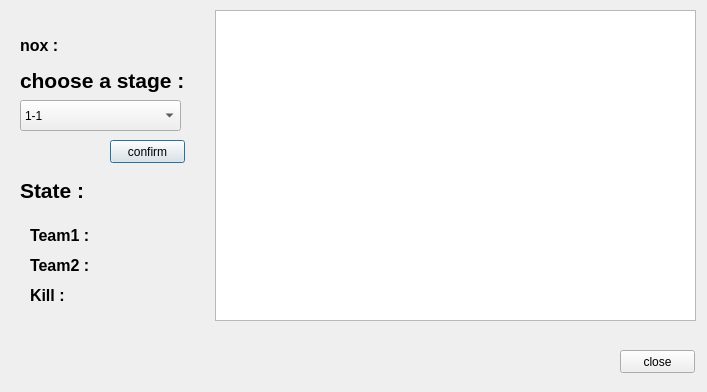
<?xml version="1.0" encoding="UTF-8"?>
<ui version="4.0">
 <class>AzureLaneCheater</class>
 <widget class="QDialog" name="AzureLaneCheater">
  <property name="geometry">
   <rect>
    <x>0</x>
    <y>0</y>
    <width>707</width>
    <height>392</height>
   </rect>
  </property>
  <property name="windowTitle">
   <string>Dialog</string>
  </property>
  <widget class="QGraphicsView" name="graphicsView">
   <property name="geometry">
    <rect>
     <x>215</x>
     <y>10</y>
     <width>481</width>
     <height>311</height>
    </rect>
   </property>
  </widget>
  <widget class="QComboBox" name="Stage">
   <property name="geometry">
    <rect>
     <x>20</x>
     <y>100</y>
     <width>161</width>
     <height>31</height>
    </rect>
   </property>
   <item>
    <property name="text">
     <string>1-1</string>
    </property>
   </item>
   <item>
    <property name="text">
     <string>3-4</string>
    </property>
   </item>
   <item>
    <property name="text">
     <string>6-4</string>
    </property>
   </item>
   <item>
    <property name="text">
     <string>7-2</string>
    </property>
   </item>
   <item>
    <property name="text">
     <string>8-4</string>
    </property>
   </item>
  </widget>
  <widget class="QLabel" name="label">
   <property name="geometry">
    <rect>
     <x>20</x>
     <y>60</y>
     <width>181</width>
     <height>41</height>
    </rect>
   </property>
   <property name="text">
    <string>&lt;html&gt;&lt;head/&gt;&lt;body&gt;&lt;p&gt;&lt;span style=&quot; font-size:16pt; font-weight:600;&quot;&gt;choose a stage :&lt;/span&gt;&lt;/p&gt;&lt;/body&gt;&lt;/html&gt;</string>
   </property>
  </widget>
  <widget class="QPushButton" name="pushButton">
   <property name="geometry">
    <rect>
     <x>110</x>
     <y>140</y>
     <width>75</width>
     <height>23</height>
    </rect>
   </property>
   <property name="text">
    <string>confirm</string>
   </property>
  </widget>
  <widget class="QLabel" name="label_2">
   <property name="geometry">
    <rect>
     <x>20</x>
     <y>30</y>
     <width>41</width>
     <height>31</height>
    </rect>
   </property>
   <property name="text">
    <string>&lt;html&gt;&lt;head/&gt;&lt;body&gt;&lt;p&gt;&lt;span style=&quot; font-size:12pt; font-weight:600;&quot;&gt;nox :&lt;/span&gt;&lt;/p&gt;&lt;/body&gt;&lt;/html&gt;</string>
   </property>
  </widget>
  <widget class="QLabel" name="nox_detect">
   <property name="geometry">
    <rect>
     <x>70</x>
     <y>30</y>
     <width>61</width>
     <height>31</height>
    </rect>
   </property>
   <property name="text">
    <string>&lt;html&gt;&lt;head/&gt;&lt;body&gt;&lt;p&gt;&lt;br/&gt;&lt;/p&gt;&lt;/body&gt;&lt;/html&gt;</string>
   </property>
  </widget>
  <widget class="QLabel" name="label_3">
   <property name="geometry">
    <rect>
     <x>20</x>
     <y>170</y>
     <width>181</width>
     <height>41</height>
    </rect>
   </property>
   <property name="text">
    <string>&lt;html&gt;&lt;head/&gt;&lt;body&gt;&lt;p&gt;&lt;span style=&quot; font-size:16pt; font-weight:600;&quot;&gt;State :&lt;/span&gt;&lt;/p&gt;&lt;/body&gt;&lt;/html&gt;</string>
   </property>
  </widget>
  <widget class="QLabel" name="label_4">
   <property name="geometry">
    <rect>
     <x>30</x>
     <y>220</y>
     <width>71</width>
     <height>31</height>
    </rect>
   </property>
   <property name="text">
    <string>&lt;html&gt;&lt;head/&gt;&lt;body&gt;&lt;p&gt;&lt;span style=&quot; font-size:12pt; font-weight:600;&quot;&gt;Team1 :&lt;/span&gt;&lt;/p&gt;&lt;/body&gt;&lt;/html&gt;</string>
   </property>
  </widget>
  <widget class="QLabel" name="team1">
   <property name="geometry">
    <rect>
     <x>110</x>
     <y>220</y>
     <width>61</width>
     <height>31</height>
    </rect>
   </property>
   <property name="text">
    <string>&lt;html&gt;&lt;head/&gt;&lt;body&gt;&lt;p&gt;&lt;br/&gt;&lt;/p&gt;&lt;/body&gt;&lt;/html&gt;</string>
   </property>
  </widget>
  <widget class="QLabel" name="label_5">
   <property name="geometry">
    <rect>
     <x>30</x>
     <y>250</y>
     <width>71</width>
     <height>31</height>
    </rect>
   </property>
   <property name="text">
    <string>&lt;html&gt;&lt;head/&gt;&lt;body&gt;&lt;p&gt;&lt;span style=&quot; font-size:12pt; font-weight:600;&quot;&gt;Team2 :&lt;/span&gt;&lt;/p&gt;&lt;/body&gt;&lt;/html&gt;</string>
   </property>
  </widget>
  <widget class="QLabel" name="team2">
   <property name="geometry">
    <rect>
     <x>110</x>
     <y>250</y>
     <width>61</width>
     <height>31</height>
    </rect>
   </property>
   <property name="text">
    <string>&lt;html&gt;&lt;head/&gt;&lt;body&gt;&lt;p&gt;&lt;br/&gt;&lt;/p&gt;&lt;/body&gt;&lt;/html&gt;</string>
   </property>
  </widget>
  <widget class="QPushButton" name="pushButton_2">
   <property name="geometry">
    <rect>
     <x>620</x>
     <y>350</y>
     <width>75</width>
     <height>23</height>
    </rect>
   </property>
   <property name="text">
    <string>close</string>
   </property>
  </widget>
  <widget class="QLabel" name="label_6">
   <property name="geometry">
    <rect>
     <x>30</x>
     <y>280</y>
     <width>71</width>
     <height>31</height>
    </rect>
   </property>
   <property name="text">
    <string>&lt;html&gt;&lt;head/&gt;&lt;body&gt;&lt;p&gt;&lt;span style=&quot; font-size:12pt; font-weight:600;&quot;&gt;Kill :&lt;/span&gt;&lt;/p&gt;&lt;/body&gt;&lt;/html&gt;</string>
   </property>
  </widget>
  <widget class="QLabel" name="kill">
   <property name="geometry">
    <rect>
     <x>110</x>
     <y>280</y>
     <width>61</width>
     <height>31</height>
    </rect>
   </property>
   <property name="text">
    <string>&lt;html&gt;&lt;head/&gt;&lt;body&gt;&lt;p&gt;&lt;br/&gt;&lt;/p&gt;&lt;/body&gt;&lt;/html&gt;</string>
   </property>
  </widget>
 </widget>
 <resources/>
 <connections/>
</ui>
